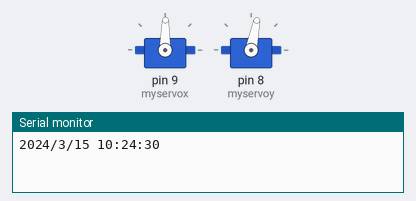
This sketch was run on a simulated Arduino Uno, built with avr-gcc and run on an emulated ATmega328P. Parts: 2 × servo, the last lines printed to the serial monitor. The local clock reads 2024-03-15 10:24:30 at power-on unless the sketch sets it.

Above: at 0.1 s.
At 9.1 s:
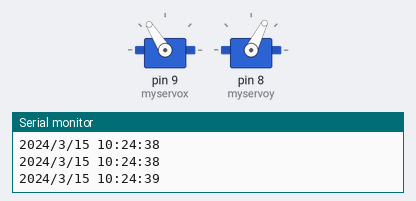
At 19.1 s:
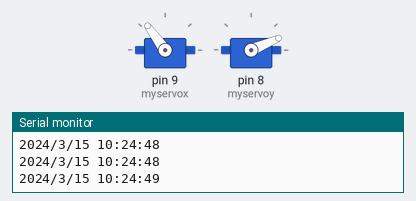
At 37.1 s:
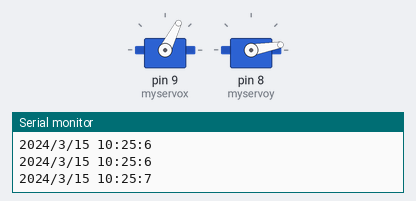
Timing chart, 0 to 40.0 s (numbered marks = the images above):
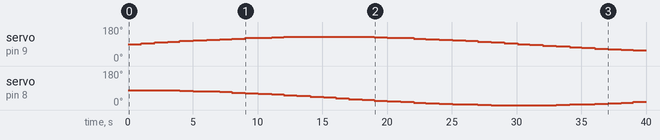

Measured:
- by itself, servo on pin 9 (myservox): rises from 89° to 129° in 12.0 s, then falls to 57° in 26.0 s
- by itself, servo on pin 8 (myservoy): 79° → 78° at 3.1 s, → 76° 0.92 s later, → 74° 1.0 s later, → 72° 1.0 s later, … (33 changes in this stretch)

The sketch:

Servo.ino
```cpp
#include <Wire.h>
#include "RTClib.h"

RTC_DS1307 RTC;
#include <Servo.h>

Servo myservox,myservoy;  // create servo object to control a servo
// a maximum of eight servo objects can be created

void setup () {

  myservox.attach(9);
    myservoy.attach(8);
  Serial.begin(57600);
  Wire.begin();
  RTC.begin();

  if (! RTC.isrunning()) {
    Serial.println("RTC is NOT running!");
    // following line sets the RTC to the date & time this sketch was compiled
    //RTC.adjust(DateTime(__DATE__, __TIME__));
  }
/*  myservo.write(0);
  delay(5000);
  myservo.write(90);
  delay(5000);
  myservo.write(180);
  delay(5000);
  */
}
  int sec = -1;
  float anglex,angley;

void loop () {
  int sec = -1;
  float anglex,angley;
  DateTime now = RTC.now();
  sec = now.second();
  Serial.print(now.year(), DEC);
  Serial.print('/');
  Serial.print(now.month(), DEC);
  Serial.print('/');
  Serial.print(now.day(), DEC);
  Serial.print(' ');
  Serial.print(now.hour(), DEC);
  Serial.print(':');
  Serial.print(now.minute(), DEC);
  Serial.print(':');
  Serial.print(sec, DEC);
  anglex = 90.0 - 40.0 * sin( (float) sec * 3.14 / 180.0 * 6 );
  angley = 40.0 - 40.0 * cos( (float) sec * 3.14 / 180.0 * 6 );
  myservox.write(anglex);
  myservoy.write(angley);

  Serial.println("  ");


  delay(100);
}
```
